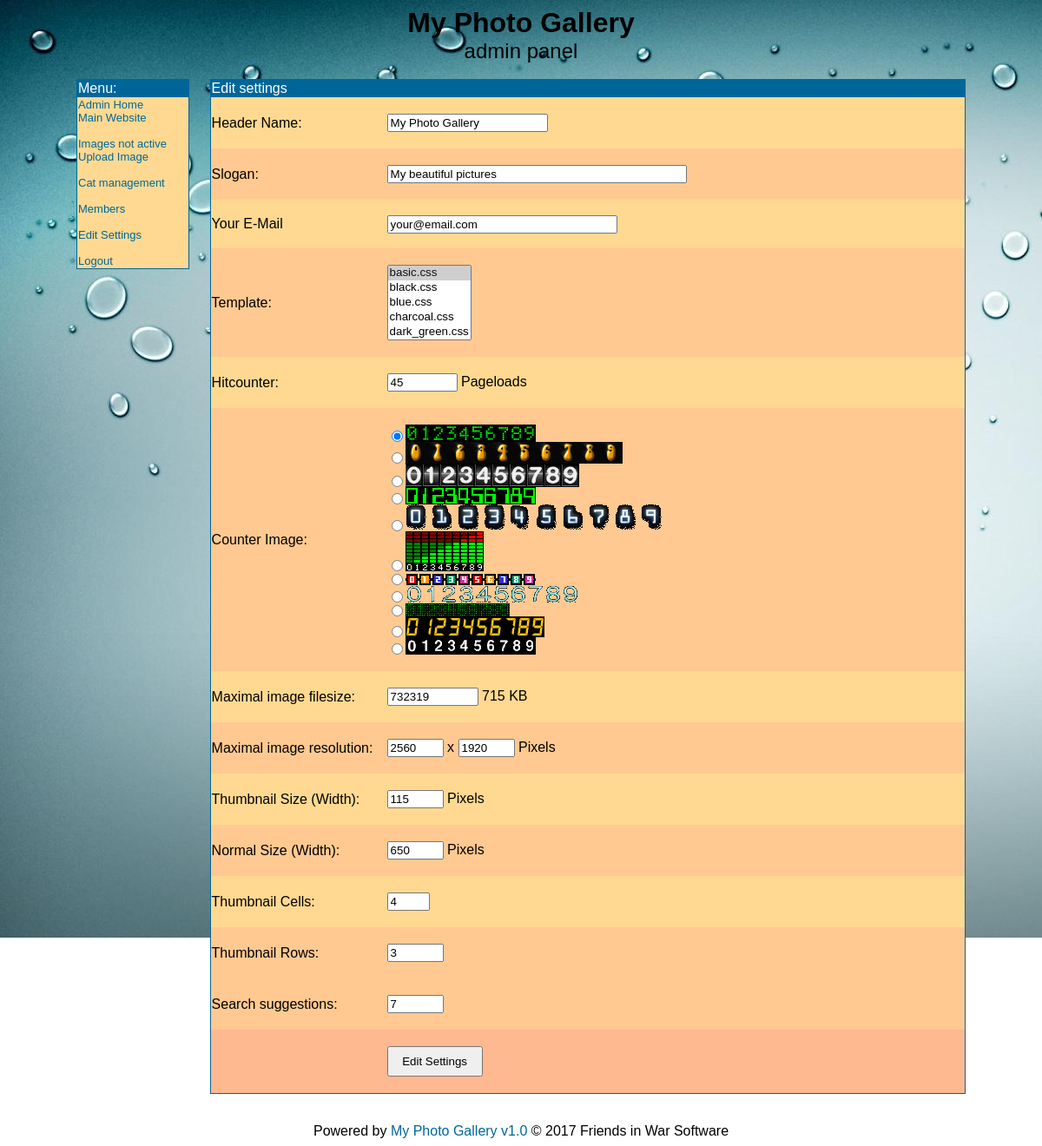
The app's page /admin/settings_edit.php?settings=1 (signed in) with its own data.
### tables this page shows
CREATE TABLE IF NOT EXISTS `mpg_settings` (
  `id` int(10) NOT NULL AUTO_INCREMENT,
  `installed` int(1) NOT NULL DEFAULT '1',
  `pagename` varchar(255) NOT NULL DEFAULT '',
  `slogan` varchar(255) NOT NULL DEFAULT '',
  `email` varchar(255) NOT NULL DEFAULT '',
  `script_url` varchar(255) NOT NULL,
  `total_votes` int(11) NOT NULL,
  `total_points` int(11) NOT NULL,
  `total_img_views` int(11) NOT NULL DEFAULT '0',
  `hitcounter` int(1) NOT NULL DEFAULT '1',
  `hitcounterimg` varchar(255) NOT NULL,
  `template` text NOT NULL,
  `max_filesize` int(11) NOT NULL,
  `max_width` int(5) NOT NULL,
  `max_height` int(5) NOT NULL,
  `thumb_size` int(3) NOT NULL,
  `normal_size` int(4) NOT NULL,
  `thumb_cells` int(2) NOT NULL,
  `thumb_rows` int(11) NOT NULL,
  `thumb_on_page` int(11) NOT NULL,
  `search_suggestions` int(3) NOT NULL,
  PRIMARY KEY (`id`)
);

### config.php (called while the page is built, shortened)
<?php
$prefix="mpg_";
$version = "1.0";
?>

### include/functions.php (called while the page is built, shortened)
<?php
function formatBytes($size, $precision = 0)
	{
		$base = log($size, 1024);
		$suffixes = array('', 'KB', 'MB', 'GB', 'TB');
		return round(pow(1024, $base - floor($base)), $precision) .' '. $suffixes[floor($base)];
	}
?>

### admin/settings_edit.php (the view, shortened to what this page needs)
<?php
require('include/header.php');
$settingsid = $_GET['settings'];
?>
<?php
$result = mysqli_query($conn, "SELECT * FROM ".$prefix."settings WHERE id = ".$settingsid." ORDER BY id");
while($row = mysqli_fetch_array($result)) {
	$pagename = $row['pagename'];
	$slogan = $row['slogan'];
	$email = $row['email'];
	$template = $row['template'];
	$hitcounterimg = $row['hitcounterimg'];
	$hitcounter = $row['hitcounter'];
	$max_filesize = $row['max_filesize'];
	$max_width = $row['max_width'];
	$max_height = $row['max_height'];
	$thumb_size = $row['thumb_size'];
	$normal_size = $row['normal_size'];
	$thumb_cells = $row['thumb_cells'];
	$thumb_rows = $row['thumb_rows'];
	$search_suggestions = $row['search_suggestions'];
?>
<form action="<?php echo $_SERVER['PHP_SELF']; ?>?settings=<?php echo $settingsid; ?>" method="post">
<table class="table" border="0" width="100%">
	<tr class="table_header">
		<td colspan="2">Edit settings</td>
	</tr>
	<tr class="row1">
		<td width="200">
		Header Name: </td>
		<td>
		<br>
		<input name="pagename" size="20" value="<?php echo $pagename; ?>" /><br>&nbsp;</td>
	</tr>
	<tr class="row2">
		<td width="200">
		Slogan: </td>
		<td>
		<br>
		<input name="slogan" size="40" value="<?php echo $slogan; ?>" /><br>&nbsp;</td>
	</tr>
	<tr class="row1">
		<td width="200">
		<br>
		Your E-Mail<br>
&nbsp;</td>
		<td>
		<input name="email" size="30" value="<?php echo $email; ?>" /></td>
	</tr>
	<tr class="row2">
		<td width="200">
		Template: </td>
		<td><br>
		<select size="5" name="template">
			<?php
				$directory = "../template/";
				$images = glob($directory . "*.css");
				foreach($images as $image)
				{
					$files = str_replace($directory, "", $image);
					echo "<option";
					if ($template == $files)
						echo " selected";
					echo ">";
					echo $files;
					echo "</option>";
				}
			?>
		</select>
		<br><br></td>
	</tr>
	<tr class="row1">
		<td width="200">
		Hitcounter: </td>
		<td>
		<br>
		<input name="hitcounter" size="7" value="<?php echo $hitcounter; ?>" /> Pageloads<br>&nbsp;</td>
	</tr>
	<tr class="row2">
		<td width="200">
		Counter Image: </td>
		<td><br>
			<?php
				$directory1 = "../counterimages/";
				$images1 = glob($directory1 . "*.gif");
				foreach($images1 as $image1)
				{
					$files1 = str_replace($directory1, "", $image1);
					$dirname = substr($files1, 0, -4);
					echo "<input type='radio' value='".$dirname."' name='hitcounterimg'";
					if ($hitcounterimg == $dirname) {
						echo " checked";
					}
					echo ">";
					echo "<img border='0' src='../counterimages/".$files1."'><br>";
				}
			?>
		<br></td>
	</tr>
	<tr class="row1">
		<td width="200">
		Maximal image filesize: </td>
		<td>
		<br>
		<input name="max_filesize" size="10" value="<?php echo $max_filesize; ?>" /> <?php echo formatBytes($max_filesize); ?><br>&nbsp;</td>
	</tr>
	<tr class="row2">
		<td width="200">
		Maximal image resolution: </td>
		<td>
		<br>
		<input name="max_width" size="5" value="<?php echo $max_width; ?>" /> x <input name="max_height" size="5" value="<?php echo $max_height; ?>" /> Pixels<br>&nbsp;</td>
	</tr>
	<tr class="row1">
		<td width="200">
		Thumbnail Size (Width): </td>
		<td>
		<br>
		<input name="thumb_size" size="5" value="<?php echo $thumb_size; ?>" /> Pixels<br>&nbsp;</td>
	</tr>
	<tr class="row2">
		<td width="200">
		Normal Size (Width): </td>
		<td>
		<br>
		<input name="normal_size" size="5" value="<?php echo $normal_size; ?>" /> Pixels<br>&nbsp;</td>
	</tr>
	<tr class="row1">
		<td width="200">
		Thumbnail Cells: </td>
		<td>
		<br>
		<input name="thumb_cells" size="3" value="<?php echo $thumb_cells; ?>" /><br>&nbsp;</td>
	</tr>
	<tr class="row2">
		<td width="200">
		Thumbnail Rows: </td>
		<td>
		<br>
		<input name="thumb_rows" size="5" value="<?php echo $thumb_rows; ?>" /><br>&nbsp;</td>
	</tr>
	<tr class="row2">
		<td width="200">
		Search suggestions: </td>
		<td>
		<br>
		<input name="search_suggestions" size="5" value="<?php echo $search_suggestions; ?>" /><br>&nbsp;</td>
	</tr>
	<tr class="row3">
		<td width="150">
		&nbsp;</td>
		<td>
 <br>
 <input type="submit" name="submit" value="Edit Settings" /><br>&nbsp;</td>
	</tr>
	</table>
</form>
<?php
}
require('include/footer.php');
?>

### admin/include/header.php (shortened to what this page needs)
<?php
require('../config.php');
include("../include/functions.php");
$result = mysqli_query($conn, "SELECT * FROM ".$prefix."settings WHERE id = 1");
while($row = mysqli_fetch_array($result)) {
	$pagename = $row['pagename'];
	$template = $row['template'];
}
?>
<html>
<head>
<?php
echo "<link href='../template/$template' rel='stylesheet' type='text/css' />";
?>
</head>
<body>
<div align="center">
	<table border="0" width="1024" cellspacing="0" cellpadding="0">
		<tr>
			<td valign="top" colspan="2" width="1024">
			<p align="center"><b><font size="6"><?php echo $pagename; ?></font></b><font size="5"><br>
			admin panel</font><br><br></td>
		</tr>
		<tr>
			<td valign="top" width="150">
				<table class="table" width="130">
					<tr class="table_header">
						<td class="table_header">Menu:</td>
					</tr>
					<tr>
						<td class="cell_content">
						<font size="2">
						<a href="index.php">Admin Home</a><br>
						<a href="../index.php">Main Website</a><br><br>
						<a href="not_active.php">Images not active</a><br>
						<a href="../upload.php">Upload Image</a><br><br>
						<a href="cat_management.php">Cat management</a><br><br>
						<a href="member_list.php">Members</a><br><br>
						<a href="settings_edit.php?settings=1">Edit Settings</a><br><br>
						<a href="logout.php">Logout</a></td>
					</tr>
				</table>
			</td>
			<td valign="top" width="850">

### admin/include/footer.php
</td>
		</tr>
		<tr>
			<td valign="top" colspan="2">
			<p align="center">
			<p align="center"><br>Powered by <a href="http://software.friendsinwar.com" class="copyright">My Photo Gallery v<?php echo $version; ?></a> © 2017 Friends in War Software</p>
			</td>
		</tr>
	</table>
</div>
</body>
</html>

### template/basic.css (style rules this page uses)
a:link { color: 006699; text-decoration:none; }
body { font-family:"Trebuchet MS", Arial, Helvetica, sans-serif; background-image:url('./basic/water_drops.jpg'); background-attachment: fixed; background-repeat:no-repeat; color: #000000; }
table.table { border: 1px #006699 solid; border-collapse: collapse; }
tr.table_header { background-color: #006699; color: #FFFFFF; }
tr.row1 { background-color: #FFD991; }
tr.row2 { background-color: #FFC991; }
tr.row3 { background-color: #FFB991; }
td.cell_content { background-color: #FFD991; }
input[type=submit] { width:110px; height:35px; }

### records on screen
mpg_settings: pagename "My Photo Gallery", slogan "My beautiful pictures", email "your@email.com", template "basic.css ☑ / black.css / blue.css / charcoal.css / dark_green.css", hitcounter "45", hitcounterimg "☑", max_filesize "732319", max_filesize "715 KB", max_width "2560", max_height "1920", thumb_size "115", normal_size "650", thumb_cells "4", thumb_rows "3", search_suggestions "7"

### other values on screen
$version "1.0"
